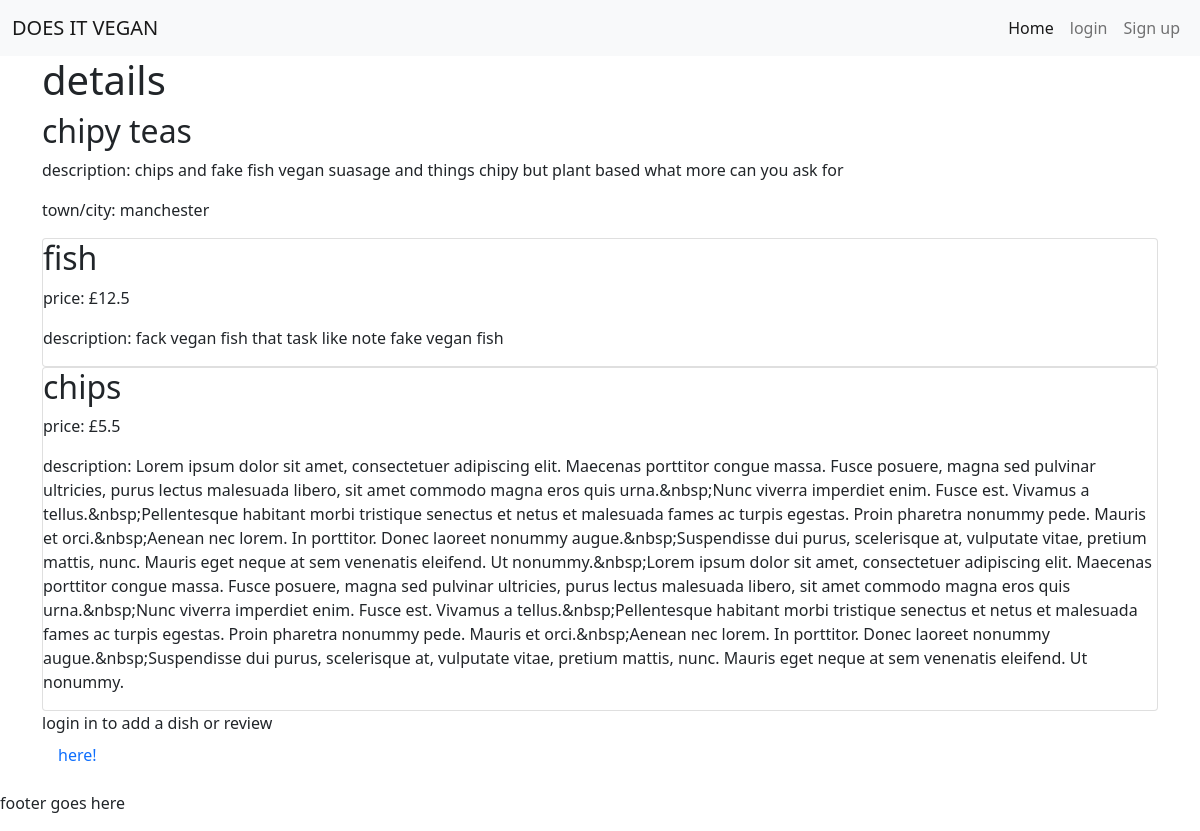
Page /restaurant_detail/4 on the earlier database version.
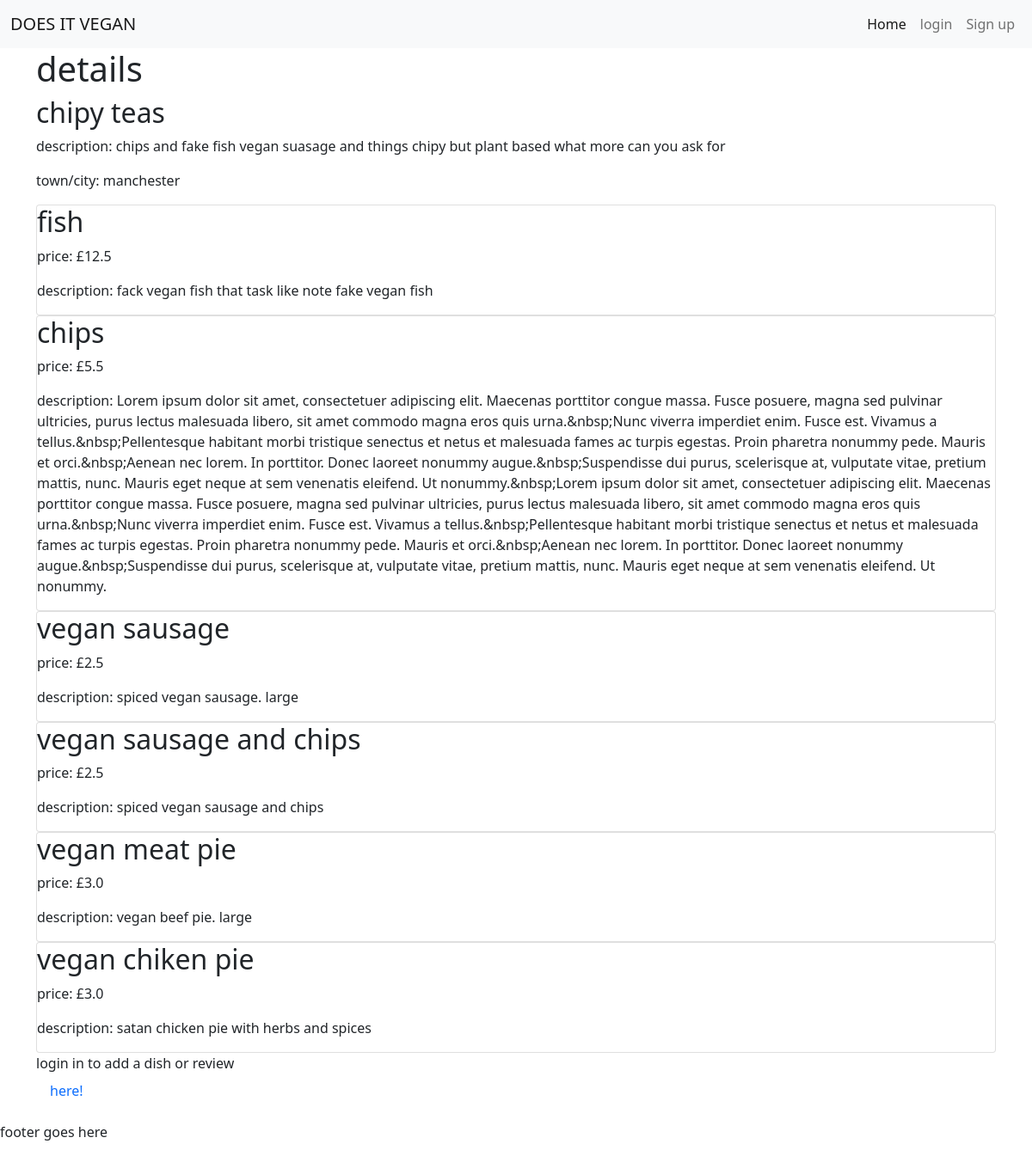
Same page on the later database version.
### web_app/models.py (models this page shows, shortened)
class Restaurant(models.Model):
    name = models.CharField(max_length=100, unique=True)
    slug = models.SlugField(max_length=200, unique=True)
    added_by = models.ForeignKey(
        User, on_delete=models.CASCADE, related_name="restaurant_added")
    updated_on = models.DateField(auto_now=True)
    description = models.TextField()
    status = models.IntegerField(choices=STATUS, default=0)
    likes = models.ManyToManyField(
        User, related_name='restaurant_likes', blank=True)
    image = CloudinaryField('image', default='placeholder')
    adress = models.TextField(null=True)
    townCity = models.CharField(max_length=100, unique=False, null=True)
    class Meta:
        ordering = ['-updated_on']

class Dish(models.Model):
    class DishType(models.TextChoices):
        MAIN = 'Main'
        SIDE = 'Side'
        STARTER = 'Starter'
        DESSERT = 'Dessert'
        OTHER = 'Other'
    name = models.CharField(max_length=100, unique=True)
    image = CloudinaryField('image', default='placeholder_dish')
    price = models.FloatField()
    description = models.TextField()
    created_on = models.DateTimeField(auto_now_add=True)
    restaurant = models.ForeignKey(
        Restaurant, on_delete=models.CASCADE,
        related_name='dish', null=True
        )
    type = models.CharField(
        max_length=100, unique=False,
        choices=DishType.choices,
        default=DishType.MAIN,
        )

### web_app/views.py (the view)
# urls.py: path('restaurant_detail/<int:pk>', views.RestaurantDetailView.as_view(), name='restaurant_detail'),
class RestaurantDetailView(DetailView):
    model = Restaurant
    template_name = 'restaurant_detail.html'
    def get_context_data(self, **kwargs):
        context = super().get_context_data(**kwargs)
        context['dish'] = Dish.objects.all()
        return context

### templates/restaurant_detail.html
{% extends "base.html" %}
{% block content %}
<div class="container">
    <div class="row">
        <h1>details</h1>
        <h2>{{restaurant.name|striptags}}</h2>
        <p>description: {{restaurant.description|striptags}}</p>
        <p>town/city: {{restaurant.townCity|striptags}}</p>
        {% for dish in dish %}
            {% if dish.restaurant.id == restaurant.id%}
                <div class="col">
                    <div class="card">
                      <h2>{{dish.name|striptags}}</h2>
                      <p>price: £{{dish.price|striptags}}</p>
                      <p>description: {{dish.description|striptags}}</p>
                </div>
            {% endif %}
        {% endfor %}
        {% if user.is_authenticated %}
        <a href="{% url 'add_dish' restaurant.pk %}"><button type="button" class="btn btn-primary">add dish</button></a>
        {% else %}
        <p>login in to add a dish or review <a class="nav-link" href="{% url 'login' %}">here!</a></p>
        {%endif%}
        </div>
    </div>
{% endblock %}

### templates/base.html (shortened to what this page needs)
{% load static %}
<!DOCTYPE html>
<html lang="en">
<head>
    <link href="https://cdn.jsdelivr.net/npm/bootstrap@5.0.1/dist/css/bootstrap.min.css" rel="stylesheet"
>
    <link rel="stylesheet" href="{% static 'css/style.css' %}">
</head>
<body>
    <nav class="navbar navbar-expand-lg navbar-light bg-light">
        <div class="container-fluid">
          <a class="navbar-brand" href="{% url 'home' %}">DOES IT VEGAN</a>
          <div class="collapse navbar-collapse" id="navbarNav">
            <ul class="navbar-nav">
              <li class="nav-item">
                <a class="nav-link active" aria-current="page" href="{% url 'home' %}">Home</a>
              </li>
              {% if user.is_authenticated %}
              <li class="nav-item">
                <a class="nav-link" href="{% url 'logout' %}">log out</a>
              </li>
              {% else %}
              <li class="nav-item">
                <a class="nav-link" href="{% url 'login' %}">login</a>
              </li>
              <li class="nav-item">
                <a class="nav-link" href="{% url 'sign_up' %}">Sign up</a>
              </li>
              {% endif %}
            </ul>
          </div>
        </div>
      </nav>
    <main>
        {% block content %}
        {% endblock content %}
    </main>
    <footer><P>footer goes here</P></footer>
</body>
</html>

### static/css/style.css (style rules this page uses)
.navbar-nav { margin-left: auto; }

Differences in the rows shown:
added Dish: name "vegan sausage", price "2.5", description "spiced vegan sausage. large"
added Dish: name "vegan sausage and chips", price "2.5", description "spiced vegan sausage and chips"
added Dish: name "vegan meat pie", price "3.0", description "vegan beef pie. large"
added Dish: name "vegan chiken pie", price "3.0", description "satan chicken pie with herbs and spices"
